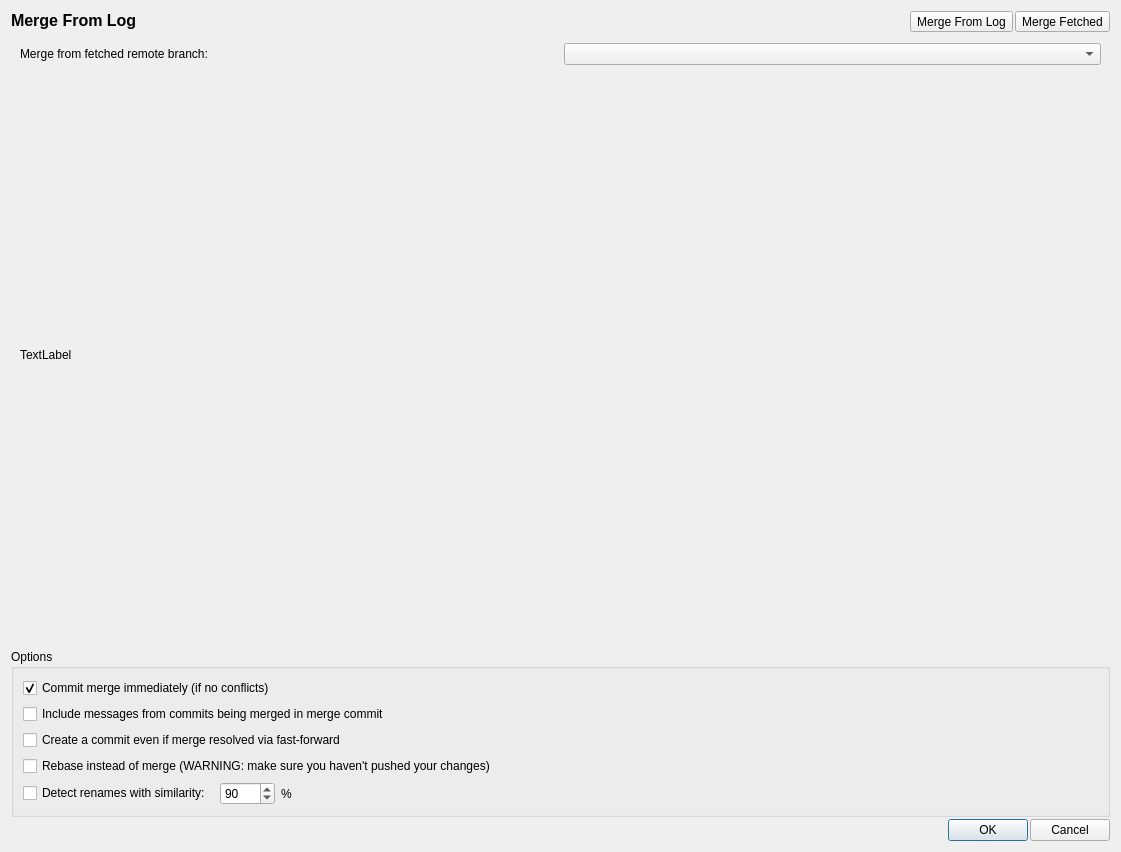
<?xml version="1.0" encoding="UTF-8"?>
<ui version="4.0">
 <class>QGitMergeDialog</class>
 <widget class="QDialog" name="QGitMergeDialog">
  <property name="geometry">
   <rect>
    <x>0</x>
    <y>0</y>
    <width>1121</width>
    <height>852</height>
   </rect>
  </property>
  <property name="windowTitle">
   <string>Pick a commit to merge into your current branch</string>
  </property>
  <layout class="QVBoxLayout" name="verticalLayout">
   <property name="spacing">
    <number>2</number>
   </property>
   <item>
    <layout class="QHBoxLayout" name="horizontalLayout_3">
     <item>
      <widget class="QLabel" name="label_3">
       <property name="font">
        <font>
         <pointsize>12</pointsize>
         <bold>true</bold>
        </font>
       </property>
       <property name="text">
        <string>Merge From Log</string>
       </property>
       <property name="alignment">
        <set>Qt::AlignmentFlag::AlignLeading|Qt::AlignmentFlag::AlignLeft|Qt::AlignmentFlag::AlignTop</set>
       </property>
      </widget>
     </item>
     <item>
      <widget class="QToolButton" name="mergedFromLog_toolButton">
       <property name="text">
        <string>Merge From Log</string>
       </property>
       <property name="icon">
        <iconset resource="resource.qrc">
         <normaloff>:/toolbar/merge</normaloff>:/toolbar/merge</iconset>
       </property>
       <property name="iconSize">
        <size>
         <width>32</width>
         <height>32</height>
        </size>
       </property>
       <property name="toolButtonStyle">
        <enum>Qt::ToolButtonStyle::ToolButtonTextUnderIcon</enum>
       </property>
      </widget>
     </item>
     <item>
      <widget class="QToolButton" name="mergeFetched_toolButton">
       <property name="text">
        <string>Merge Fetched</string>
       </property>
       <property name="icon">
        <iconset resource="resource.qrc">
         <normaloff>:/toolbar/merge</normaloff>:/toolbar/merge</iconset>
       </property>
       <property name="iconSize">
        <size>
         <width>32</width>
         <height>32</height>
        </size>
       </property>
       <property name="toolButtonStyle">
        <enum>Qt::ToolButtonStyle::ToolButtonTextUnderIcon</enum>
       </property>
      </widget>
     </item>
    </layout>
   </item>
   <item>
    <widget class="QStackedWidget" name="stackedWidget">
     <property name="currentIndex">
      <number>1</number>
     </property>
     <widget class="QWidget" name="page">
      <widget class="QWidget" name="layoutWidget">
       <property name="geometry">
        <rect>
         <x>-230</x>
         <y>80</y>
         <width>1021</width>
         <height>28</height>
        </rect>
       </property>
       <layout class="QHBoxLayout" name="horizontalLayout">
        <item>
         <widget class="QComboBox" name="comboBox_2">
          <item>
           <property name="text">
            <string>All Branches</string>
           </property>
          </item>
          <item>
           <property name="text">
            <string>Current Branch</string>
           </property>
          </item>
         </widget>
        </item>
        <item>
         <widget class="QCheckBox" name="checkBox">
          <property name="text">
           <string>Show Remote Branches</string>
          </property>
         </widget>
        </item>
        <item>
         <widget class="QComboBox" name="comboBox">
          <item>
           <property name="text">
            <string>Date Order</string>
           </property>
          </item>
          <item>
           <property name="text">
            <string>Ancesor Order</string>
           </property>
          </item>
         </widget>
        </item>
        <item>
         <spacer name="horizontalSpacer">
          <property name="orientation">
           <enum>Qt::Orientation::Horizontal</enum>
          </property>
          <property name="sizeHint" stdset="0">
           <size>
            <width>40</width>
            <height>20</height>
           </size>
          </property>
         </spacer>
        </item>
        <item>
         <widget class="QLineEdit" name="lineEdit">
          <property name="placeholderText">
           <string>Author Name</string>
          </property>
         </widget>
        </item>
        <item>
         <widget class="QLabel" name="label">
          <property name="text">
           <string>Jump to:</string>
          </property>
         </widget>
        </item>
       </layout>
      </widget>
      <widget class="QTableWidget" name="tableWidget">
       <property name="geometry">
        <rect>
         <x>160</x>
         <y>150</y>
         <width>481</width>
         <height>291</height>
        </rect>
       </property>
      </widget>
     </widget>
     <widget class="QWidget" name="page_2">
      <layout class="QGridLayout" name="gridLayout_2" rowstretch="0,1">
       <item row="0" column="0">
        <widget class="QLabel" name="label_4">
         <property name="text">
          <string>Merge from fetched remote branch:</string>
         </property>
        </widget>
       </item>
       <item row="0" column="1">
        <widget class="QComboBox" name="comboBox_3"/>
       </item>
       <item row="1" column="0" colspan="2">
        <widget class="QLabel" name="label_5">
         <property name="text">
          <string>TextLabel</string>
         </property>
        </widget>
       </item>
      </layout>
     </widget>
    </widget>
   </item>
   <item>
    <widget class="QGroupBox" name="groupBox">
     <property name="title">
      <string>Options</string>
     </property>
     <layout class="QGridLayout" name="gridLayout" columnstretch="0,0,1">
      <item row="0" column="0" colspan="2">
       <widget class="QCheckBox" name="checkBox_2">
        <property name="text">
         <string>Commit merge immediately (if no conflicts)</string>
        </property>
        <property name="checked">
         <bool>true</bool>
        </property>
       </widget>
      </item>
      <item row="1" column="0" colspan="3">
       <widget class="QCheckBox" name="checkBox_3">
        <property name="text">
         <string>Include messages from commits being merged in merge commit</string>
        </property>
       </widget>
      </item>
      <item row="2" column="0" colspan="3">
       <widget class="QCheckBox" name="checkBox_4">
        <property name="text">
         <string>Create a commit even if merge resolved via fast-forward</string>
        </property>
       </widget>
      </item>
      <item row="3" column="0" colspan="3">
       <widget class="QCheckBox" name="checkBox_5">
        <property name="text">
         <string>Rebase instead of merge (WARNING: make sure you haven't pushed your changes)</string>
        </property>
       </widget>
      </item>
      <item row="4" column="0">
       <widget class="QCheckBox" name="checkBox_6">
        <property name="text">
         <string>Detect renames with similarity: </string>
        </property>
       </widget>
      </item>
      <item row="4" column="1">
       <widget class="QSpinBox" name="spinBox">
        <property name="maximum">
         <number>100</number>
        </property>
        <property name="value">
         <number>90</number>
        </property>
        <property name="displayIntegerBase">
         <number>10</number>
        </property>
       </widget>
      </item>
      <item row="4" column="2">
       <widget class="QLabel" name="label_2">
        <property name="text">
         <string>%</string>
        </property>
       </widget>
      </item>
     </layout>
    </widget>
   </item>
   <item>
    <layout class="QHBoxLayout" name="horizontalLayout_2">
     <item>
      <spacer name="horizontalSpacer_2">
       <property name="orientation">
        <enum>Qt::Orientation::Horizontal</enum>
       </property>
       <property name="sizeHint" stdset="0">
        <size>
         <width>40</width>
         <height>20</height>
        </size>
       </property>
      </spacer>
     </item>
     <item>
      <widget class="QPushButton" name="pushButton">
       <property name="text">
        <string>OK</string>
       </property>
      </widget>
     </item>
     <item>
      <widget class="QPushButton" name="pushButton_2">
       <property name="text">
        <string>Cancel</string>
       </property>
      </widget>
     </item>
    </layout>
   </item>
  </layout>
 </widget>
 <resources>
  <include location="resource.qrc"/>
 </resources>
 <connections/>
</ui>
